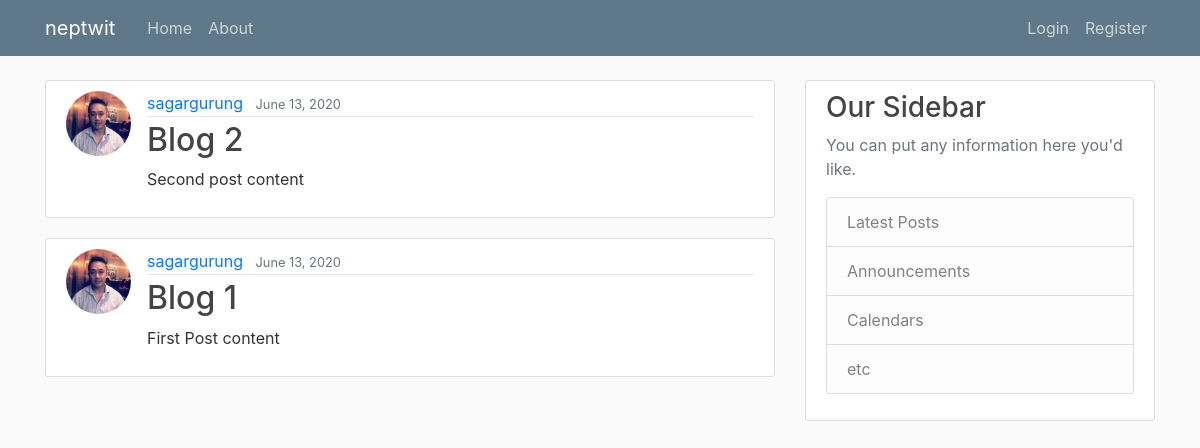
The app's page /, older data.
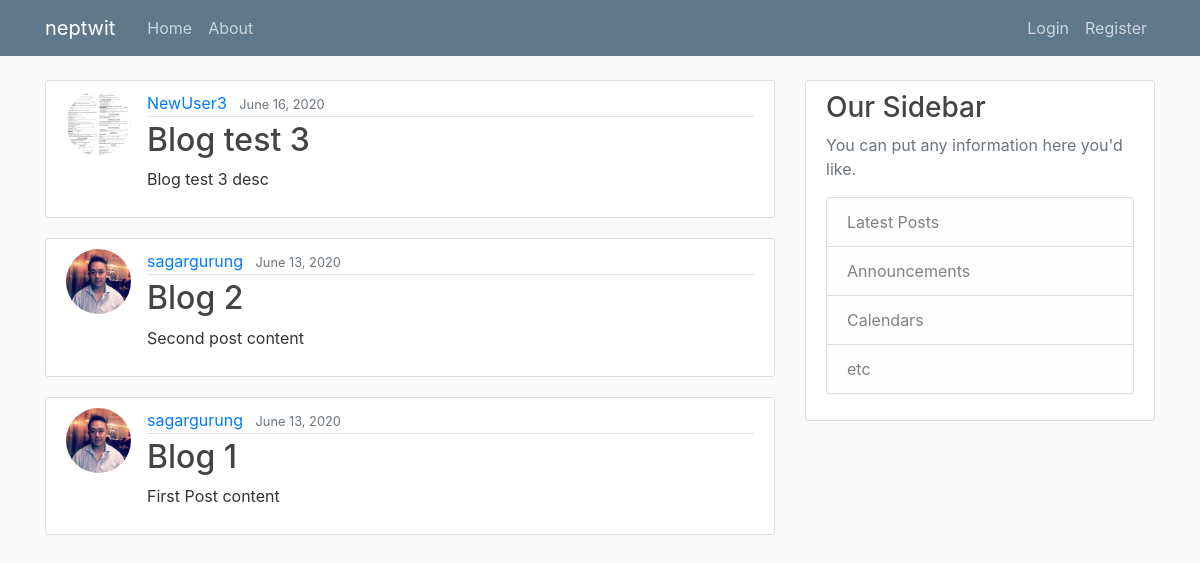
The same page, newer data.
### neptwit_blog/models.py (models this page shows, shortened)
class Post(models.Model):
    title = models.CharField(max_length=100)
    content = models.TextField()
    date_posted = models.DateTimeField(default=timezone.now)
    author = models.ForeignKey(User, on_delete=models.CASCADE)

### users/models.py (models this page shows, shortened)
class Profile(models.Model):
    user = models.OneToOneField(User, on_delete=models.CASCADE)
    image = models.ImageField(default='default.jpg', upload_to='profile_pics')

### neptwit_blog/views.py (the view)
# urls.py: path('', PostListView.as_view(), name='neptwitblog-home'),
class PostListView(ListView):
    model = Post
    template_name = 'neptwit_blog/home.html'
    context_object_name = 'posts'
    ordering = ['-date_posted']

### neptwit_blog/templates/neptwit_blog/home.html
{% extends "neptwit_blog/base.html" %}
{% block content %}
    {% for post in posts %}
        <article class="media content-section">
            <img class="rounded-circle article-img" src="{{ post.author.profile.image.url }}" alt="">
            <div class="media-body">
                <div class="article-metadata">
                    <a class="mr-2" href="#">{{ post.author }}</a>
                    <small class="text-muted">{{ post.date_posted|date:"F d, Y" }}</small>
                </div>
                <h2><a class="article-title" href="{% url 'post-detail' post.id %}">{{ post.title }}</a></h2>
                <p class="article-content">{{ post.content }}</p>
            </div>
        </article>
    {% endfor %}
{% endblock content %}

### neptwit_blog/templates/neptwit_blog/base.html (shortened to what this page needs)
{% load static %}
<!DOCTYPE html>
<html lang="en">
<head>
    <link rel="stylesheet" href="https://stackpath.bootstrapcdn.com/bootstrap/4.5.0/css/bootstrap.min.css">
    <link rel="stylesheet" href="{% static 'neptwit_blog/main.css' %}" />
</head>
<body>
    <header class="site-header">
      <nav class="navbar navbar-expand-md navbar-dark bg-steel fixed-top">
        <div class="container">
          <a class="navbar-brand mr-4" href="{% url 'neptwitblog-home' %}">neptwit</a>
          <div class="collapse navbar-collapse" id="navbarToggle">
            <div class="navbar-nav mr-auto">
              <a class="nav-item nav-link" href="{% url 'neptwitblog-home' %}">Home</a>
              <a class="nav-item nav-link" href="{% url 'neptwitblog-about' %}">About</a>
            </div>
            <div class="navbar-nav">
                {% if user.is_authenticated %}
                    <a class="nav-item nav-link" href="{% url 'profile' %}">Profile</a>
                    <a class="nav-item nav-link" href="{% url 'logout' %}">Logout</a>
                {% else %}
                    <a class="nav-item nav-link" href="{% url 'login' %}">Login</a>
                    <a class="nav-item nav-link" href="{% url 'register' %}">Register</a>
                {% endif %}
            </div>
          </div>
        </div>
      </nav>
    </header>
    <main role="main" class="container">
      <div class="row">
        <div class="col-md-8">
            {% block content %}{% endblock %}
        </div>
        <div class="col-md-4">
          <div class="content-section">
            <h3>Our Sidebar</h3>
            <p class='text-muted'>You can put any information here you'd like.
              <ul class="list-group">
                <li class="list-group-item list-group-item-light">Latest Posts</li>
                <li class="list-group-item list-group-item-light">Announcements</li>
                <li class="list-group-item list-group-item-light">Calendars</li>
                <li class="list-group-item list-group-item-light">etc</li>
              </ul>
            </p>
          </div>
        </div>
      </div>
    </main>
</body>
</html>

### neptwit_blog/static/neptwit_blog/main.css (style rules this page uses)
body { background: #fafafa; color: #333333; margin-top: 5rem; }
h1, h2, h3, h4, h5, h6 { color: #444444; }
ul { margin: 0; }
.bg-steel { background-color: #5f788a; }
.site-header .navbar-nav .nav-link { color: #cbd5db; }
.content-section { background: #ffffff; padding: 10px 20px; border: 1px solid #dddddd; border-radius: 3px; margin-bottom: 20px; }
.article-title { color: #444444; }
.article-content { white-space: pre-line; }
.article-img { height: 65px; width: 65px; margin-right: 16px; }
.article-metadata { padding-bottom: 1px; margin-bottom: 4px; border-bottom: 1px solid #e3e3e3 }

Row changes from the older to the newer data that the page shows:
added Post: author.profile.image (picture), author "NewUser3", date_posted "June 16, 2020", title "Blog test 3", content "Blog test 3 desc"
